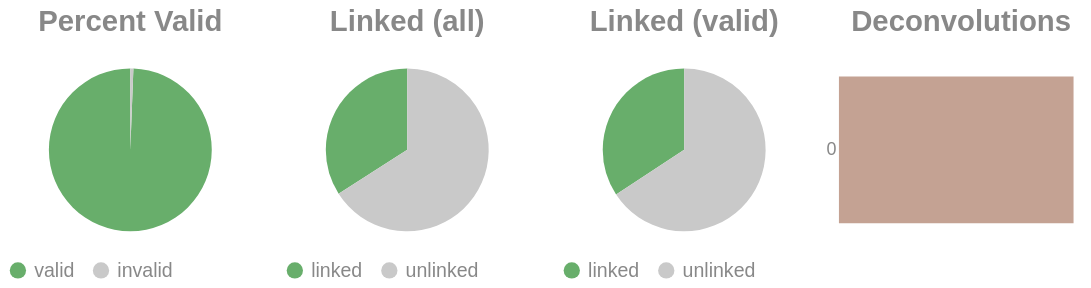

The notebook cell this image was saved under:
### Code cell
if SKIPLR:
    pass
else:
    clash = Counter()
    for i in valids['molecule'].to_list():
        _mol = i.split("-")
        if len(_mol) == 1:
            clash.update('0')
        else:
            clash.update(_mol[-1])

    _d = {"deconvolutions": [], 'count': []}
    for k,v in clash.items():
        _d['deconvolutions'].append(k)
        _d['count'].append(v)

    tot_valid = valids['reads'].sum()
    mask = valids['reads'] >= 2
    n_linked_reads = valids.filter(mask)['reads'].sum()
    if n_linked_reads == 0:
        print_html("No linked molecules (>=2 reads) were detected; skipping linked-only distributions.")
        SKIPLR = True
    else:
        perc_valid = round(tot_valid / n_reads, 4)
        linked_perc_abs = round(n_linked_reads / n_reads, 4)
        linked_perc = round(n_linked_reads / tot_valid, 4)

    _valid = pl.DataFrame({"valids": ['valid', 'invalid'], "count": [tot_valid, n_reads - tot_valid]})
    _linked_abs = pl.DataFrame({"linked (absolute)": ['linked', 'unlinked'], "count": [n_linked_reads, n_reads - n_linked_reads]})
    _linked_rel = pl.DataFrame({"linked (valids)": ['linked', 'unlinked'], "count": [n_linked_reads, tot_valid - n_linked_reads]})

    (
        alt.hconcat(
            piechart(_valid, goodval = 'valid', title = "Percent Valid"),
            piechart(_linked_abs, goodval = "linked", title =  "Linked (all)"),
            piechart(_linked_rel, goodval = "linked", title =  "Linked (valid)"),
            convolutionbar(pl.DataFrame(_d), title = "Deconvolutions"),
            center = True,
            bounds = 'flush'
        )
        .resolve_scale(color='independent')
        .resolve_legend('independent')
        .properties(usermeta={'embedOptions': {"actions": False}})
    ).display()

### Figure 1 — Vega-Lite specification as saved in the notebook (floating-point values rounded to 4 significant figures)
{"width": "container", "height": 400, "config": {"title": {"anchor": "start", "dy": -15, "fontSize": 18, "color": "#888888", "subtitleColor": "#888888", "subtitleFontSize": 14}, "arc": {"fill": "#0072B2"}, "axis": {"domainColor": "#888888", "domainWidth": 0.5, "gridWidth": 0.2, "grid": false, "titleFontWeight": 400, "titleFontSize": 15, "labelFontSize": 11, "labelColor": "#888888", "tickColor": "#888888", "tickWidth": 0.2, "titleColor": "#888888"}, "axisBand": {"grid": false}, "axisX": {"grid": true, "tickSize": 10, "domainCap": "round"}, "axisY": {"domain": false, "grid": true, "tickSize": 0, "domainCap": "round"}, "background": "transparent", "header": {"labelFontSize": 15, "labelColor": "#888888", "titleFontSize": 15, "titleFontWeight": 600, "titleColor": "#888888"}, "legend": {"labelFont": "sans-serif", "labelFontSize": 12, "labelColor": "#888888", "symbolSize": 100, "symbolType": "circle", "titleFontSize": 12, "titlePadding": 10, "titleColor": "#888888", "title": null}, "range": {"category": ["#E69F00", "#56B4E9", "#009E73", "#F0E442", "#0072B2", "#D55E00", "#CC79A7", "#000000"], "diverging": ["#cfe8f3", "#a2d4ec", "#73bfe2", "#46abdb", "#1696d2", "#12719e"]}, "area": {"fill": "#0072B2", "fillOpacity": 0.7, "line": true, "strokeOpacity": 0.7}, "line": {"color": "#0072B2", "stroke": "#0072B2", "strokeWidth": 2}, "trail": {"color": "#0072B2", "stroke": "#0072B2", "strokeWidth": 0, "size": 1}, "point": {"filled": true, "fillOpacity": 1.0, "size": 95}, "text": {"color": "#888888", "fontSize": 11, "align": "right", "fontWeight": 400, "size": 11}, "bar": {"fill": "#0072B2", "stroke": null}, "view": {"stroke": null, "continuousWidth": 660, "continuousHeight": 400}}, "hconcat": [{"data": {"name": "data-6d2eb802f99035d9701eecf045f276d5"}, "mark": {"type": "arc"}, "encoding": {"color": {"field": "valids", "legend": {"orient": "bottom", "title": null}, "scale": {"domain": ["valid", "invalid"], "range": ["#68ae6b", "#C9C9C9"]}, "title": "Valids", "type": "nominal"}, "theta": {"field": "count", "type": "quantitative"}, "tooltip": [{"field": "valids", "title": "Valids", "type": "ordinal"}, {"field": "percent", "format": ".2%", "title": "Percent", "type": "quantitative"}, {"field": "count", "title": "Count", "type": "quantitative"}]}, "height": 100, "title": {"text": "Percent Valid", "align": "center", "anchor": "middle"}, "transform": [{"calculate": "datum.count / 7979447", "as": "percent"}], "width": 150}, {"data": {"name": "data-48bd1a6c18f087c95ae91102f12519ed"}, "mark": {"type": "arc"}, "encoding": {"color": {"field": "linked (absolute)", "legend": {"orient": "bottom", "title": null}, "scale": {"domain": ["linked", "unlinked"], "range": ["#68ae6b", "#C9C9C9"]}, "title": "Linked (Absolute)", "type": "nominal"}, "theta": {"field": "count", "type": "quantitative"}, "tooltip": [{"field": "linked (absolute)", "title": "Linked (Absolute)", "type": "ordinal"}, {"field": "percent", "format": ".2%", "title": "Percent", "type": "quantitative"}, {"field": "count", "title": "Count", "type": "quantitative"}]}, "height": 100, "title": {"text": "Linked (all)", "align": "center", "anchor": "middle"}, "transform": [{"calculate": "datum.count / 7979447", "as": "percent"}], "width": 150}, {"data": {"name": "data-39836c9c525669ba9424a5ec146b9826"}, "mark": {"type": "arc"}, "encoding": {"color": {"field": "linked (valids)", "legend": {"orient": "bottom", "title": null}, "scale": {"domain": ["linked", "unlinked"], "range": ["#68ae6b", "#C9C9C9"]}, "title": "Linked (Valids)", "type": "nominal"}, "theta": {"field": "count", "type": "quantitative"}, "tooltip": [{"field": "linked (valids)", "title": "Linked (Valids)", "type": "ordinal"}, {"field": "percent", "format": ".2%", "title": "Percent", "type": "quantitative"}, {"field": "count", "title": "Count", "type": "quantitative"}]}, "height": 100, "title": {"text": "Linked (valid)", "align": "center", "anchor": "middle"}, "transform": [{"calculate": "datum.count / 7931469", "as": "percent"}], "width": 150}, {"data": {"name": "data-621d4c6ffb95cc07d238714c13a38636"}, "mark": {"type": "bar"}, "encoding": {"color": {"field": "deconvolutions", "legend": null, "scale": {"scheme": "lightgreyred"}, "type": "nominal"}, "tooltip": [{"field": "deconvolutions", "title": "Deconvolutions", "type": "ordinal"}, {"field": "percent", "format": ".2%", "title": "Percent", "type": "quantitative"}, {"field": "count", "title": "Count", "type": "quantitative"}], "x": {"axis": null, "field": "count", "type": "quantitative"}, "y": {"field": "deconvolutions", "sort": "ascending", "title": null, "type": "nominal"}}, "height": 100, "title": {"text": "Deconvolutions", "align": "center", "anchor": "middle"}, "transform": [{"calculate": "datum.count / 6241000", "as": "percent"}], "width": 150}], "bounds": "flush", "center": true, "resolve": {"legend": {"angle": "independent"}, "scale": {"color": "independent"}}, "usermeta": {"embedOptions": {"actions": false}}, "$schema": "https://vega.github.io/schema/vega-lite/v6.1.0.json", "datasets": {"data-6d2eb802f99035d9701eecf045f276d5": [{"valids": "valid", "count": 7931469}, {"valids": "invalid", "count": 47978}], "data-48bd1a6c18f087c95ae91102f12519ed": [{"linked (absolute)": "linked", "count": 2716511}, {"linked (absolute)": "unlinked", "count": 5262936}], "data-39836c9c525669ba9424a5ec146b9826": [{"linked (valids)": "linked", "count": 2716511}, {"linked (valids)": "unlinked", "count": 5214958}], "data-621d4c6ffb95cc07d238714c13a38636": [{"deconvolutions": "0", "count": 6241000}]}}
